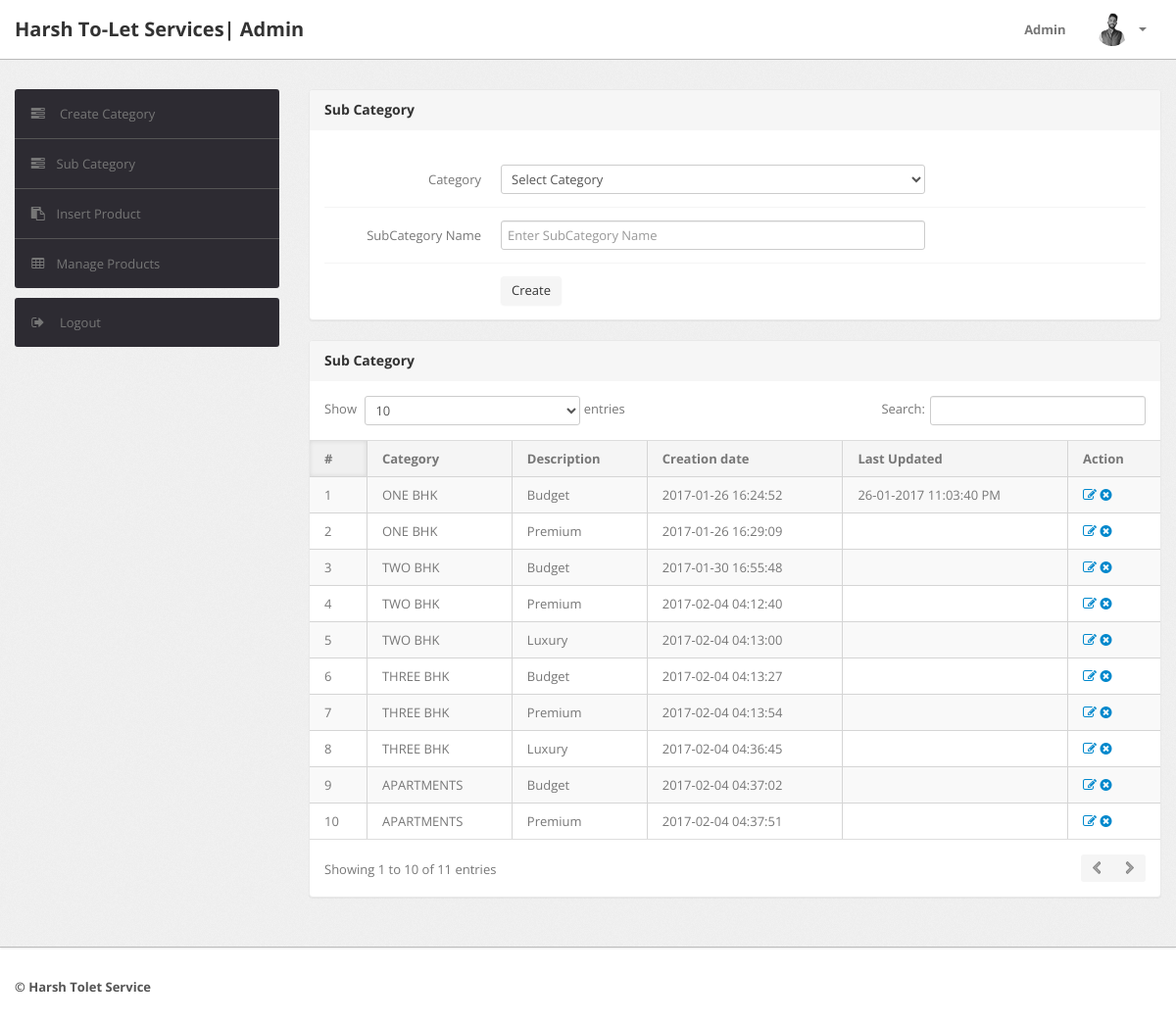
The page /Searching/admin/subcategory.php (signed in) on the database as committed earlier.
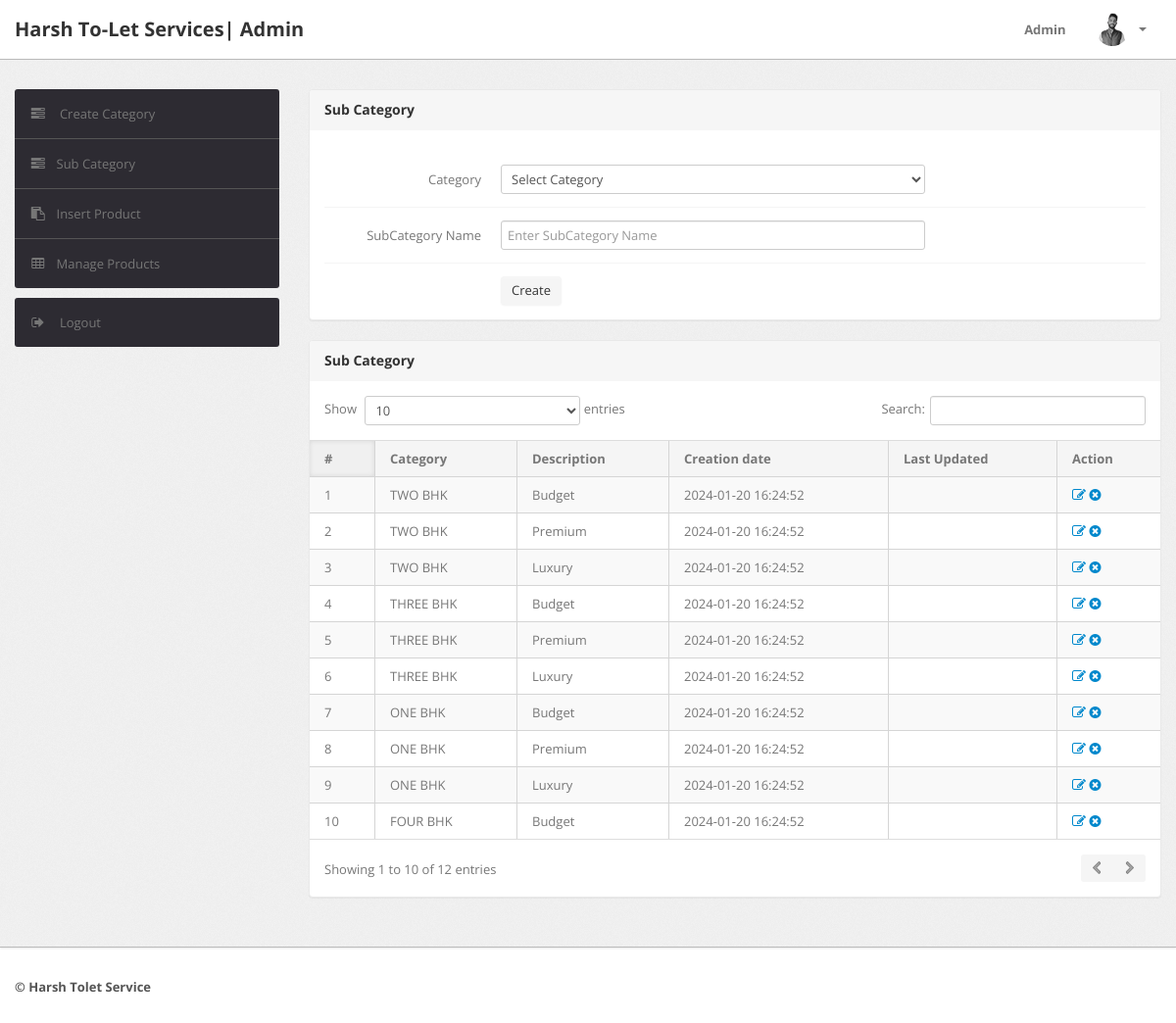
The same page on the database as committed later.
### tables this page shows
CREATE TABLE `subcategory` (
  `id` int(11) NOT NULL,
  `categoryid` int(11) DEFAULT NULL,
  `subcategory` varchar(255) DEFAULT NULL,
  `creationDate` timestamp NULL DEFAULT current_timestamp(),
  `updationDate` varchar(255) DEFAULT NULL
);

CREATE TABLE `category` (
  `id` int(11) NOT NULL,
  `categoryName` varchar(255) DEFAULT NULL,
  `categoryDescription` longtext DEFAULT NULL,
  `creationDate` timestamp NOT NULL DEFAULT current_timestamp(),
  `updationDate` varchar(255) DEFAULT NULL
);

### Searching/admin/subcategory.php (the view, shortened to what this page needs)
<?php
include('include/config.php');
if(strlen($_SESSION['alogin'])==0)
	{
header('location:index.php');
}
else{
?>
<!DOCTYPE html>
<html lang="en">
<head>
	<link type="text/css" href="bootstrap/css/bootstrap.min.css" rel="stylesheet">
	<link type="text/css" href="bootstrap/css/bootstrap-responsive.min.css" rel="stylesheet">
	<link type="text/css" href="css/theme.css" rel="stylesheet">
	<link type="text/css" href="images/icons/css/font-awesome.css" rel="stylesheet">
</head>
<body>
<?php include('include/header.php');?>
	<div class="wrapper">
		<div class="container">
			<div class="row">
<?php include('include/sidebar.php');?>
			<div class="span9">
					<div class="content">
						<div class="module">
							<div class="module-head">
								<h3>Sub Category</h3>
							</div>
							<div class="module-body">
									<br />
			<form class="form-horizontal row-fluid" name="subcategory" method="post" >
<div class="control-group">
<label class="control-label" for="basicinput">Category</label>
<div class="controls">
<select name="category" class="span8 tip" required>
<option value="">Select Category</option>
</select>
</div>
</div>
<div class="control-group">
<label class="control-label" for="basicinput">SubCategory Name</label>
<div class="controls">
<input type="text" placeholder="Enter SubCategory Name"  name="subcategory" class="span8 tip" required>
</div>
</div>
	<div class="control-group">
											<div class="controls">
												<button type="submit" name="submit" class="btn">Create</button>
											</div>
										</div>
									</form>
							</div>
						</div>
	<div class="module">
							<div class="module-head">
								<h3>Sub Category</h3>
							</div>
							<div class="module-body table">
								<table cellpadding="0" cellspacing="0" border="0" class="datatable-1 table table-bordered table-striped	 display" width="100%">
									<thead>
										<tr>
											<th>#</th>
											<th>Category</th>
											<th>Description</th>
											<th>Creation date</th>
											<th>Last Updated</th>
											<th>Action</th>
										</tr>
									</thead>
									<tbody>
<?php $query=mysqli_query($con,"select subcategory.id,category.categoryName,subcategory.subcategory,subcategory.creationDate,subcategory.updationDate from subcategory join category on category.id=subcategory.categoryid");
$cnt=1;
while($row=mysqli_fetch_array($query))
{
?>
										<tr>
											<td><?php echo htmlentities($cnt);?></td>
											<td><?php echo htmlentities($row['categoryName']);?></td>
											<td><?php echo htmlentities($row['subcategory']);?></td>
											<td> <?php echo htmlentities($row['creationDate']);?></td>
											<td><?php echo htmlentities($row['updationDate']);?></td>
											<td>
											<a href="edit-subcategory.php?id=<?php echo $row['id']?>" ><i class="icon-edit"></i></a>
											<a href="subcategory.php?id=<?php echo $row['id']?>&del=delete" onClick="return confirm('Are you sure you want to delete?')"><i class="icon-remove-sign"></i></a></td>
										</tr>
										<?php $cnt=$cnt+1; } ?>
								</table>
							</div>
						</div>
					</div>
				</div>
			</div>
		</div>
	</div>
<?php include('include/footer.php');?>
</body>
<?php } ?>

Rows that differ between the two databases and show on the page:
removed subcategory: categoryid.categoryName "TWO BHK", subcategory "Premium", creationDate "2017-02-04 04:12:40"
removed subcategory: categoryid.categoryName "TWO BHK", subcategory "Luxury", creationDate "2017-02-04 04:13:00"
removed subcategory: categoryid.categoryName "THREE BHK", subcategory "Premium", creationDate "2017-02-04 04:13:54"
removed subcategory: categoryid.categoryName "THREE BHK", subcategory "Luxury", creationDate "2017-02-04 04:36:45"
removed subcategory: categoryid.categoryName "APARTMENTS", subcategory "Budget", creationDate "2017-02-04 04:37:02"
removed subcategory: categoryid.categoryName "APARTMENTS", subcategory "Premium", creationDate "2017-02-04 04:37:51"
changed subcategory (number 1 of 10 on the later page): categoryid.categoryName "ONE BHK" → "TWO BHK"; creationDate "2017-01-26 16:24:52" → "2024-01-20 16:24:52"; updationDate "26-01-2017 11:03:40 PM" → (not shown)
changed subcategory (number 2 of 10 on the later page): categoryid.categoryName "ONE BHK" → "TWO BHK"; creationDate "2017-01-26 16:29:09" → "2024-01-20 16:24:52"
changed subcategory (number 3 of 10 on the later page): subcategory "Budget" → "Luxury"; creationDate "2017-01-30 16:55:48" → "2024-01-20 16:24:52"
added subcategory: categoryid.categoryName "THREE BHK", subcategory "Budget", creationDate "2024-01-20 16:24:52"
added subcategory: categoryid.categoryName "THREE BHK", subcategory "Premium", creationDate "2024-01-20 16:24:52"
changed subcategory (number 6 of 10 on the later page): subcategory "Budget" → "Luxury"; creationDate "2017-02-04 04:13:27" → "2024-01-20 16:24:52"
added subcategory: categoryid.categoryName "ONE BHK", subcategory "Budget", creationDate "2024-01-20 16:24:52"
added subcategory: categoryid.categoryName "ONE BHK", subcategory "Premium", creationDate "2024-01-20 16:24:52"
added subcategory: categoryid.categoryName "ONE BHK", subcategory "Luxury", creationDate "2024-01-20 16:24:52"
added subcategory: categoryid.categoryName "FOUR BHK", subcategory "Budget", creationDate "2024-01-20 16:24:52"
Other text that changed with them:
text written by a page script: "Show entries Search: Showing 1 to 10 of 11 entries" → "Show entries Search: Showing 1 to 10 of 12 entries"
